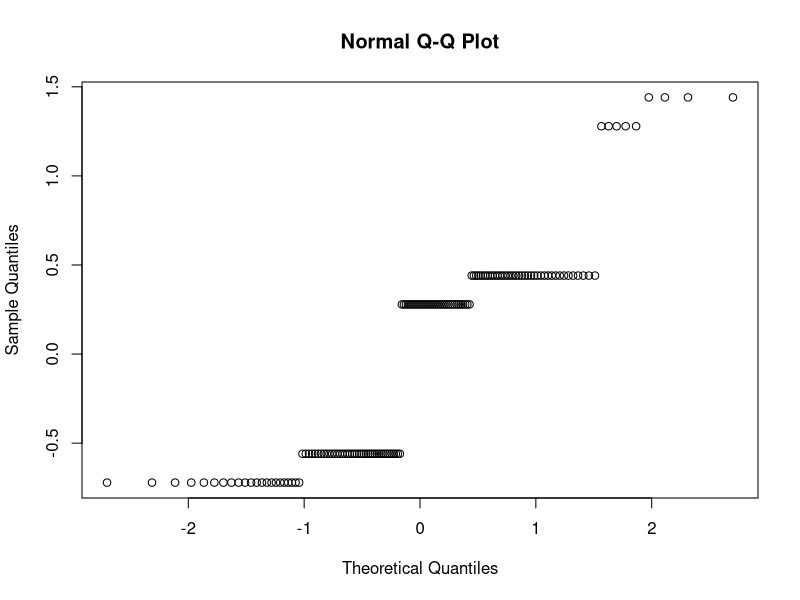
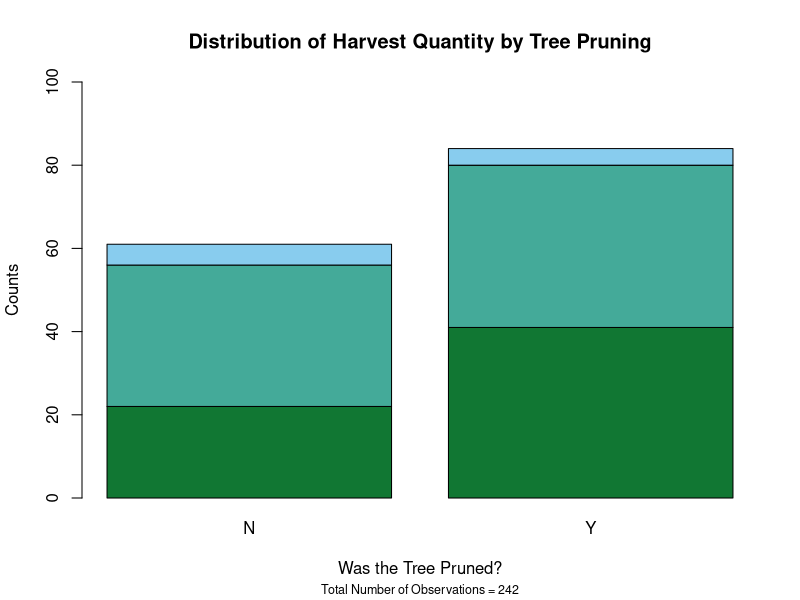

Generate these figures, in order, with R:
## ---- chunk 1
knitr::opts_chunk$set(echo = TRUE)

#Read in libraries
library(ggplot2)
library(RColorBrewer)
library(plyr)

## Read in data set
apples <- read.csv(file="appleHarvest.csv")
apples$elevation <- NULL
apples$city

## Change categorical variables to numeric variables
apples$harvest <- revalue(apples$harvest, c("Minimal"="1", "Normal"="2", "Above average"="3"))
apples$harvest <- as.numeric(apples$harvest)


## Change Yes and No to single letters
apples$pruned <- revalue(apples$pruned, c("Yes"="Y", "No"="N"))
apples$pruned <- as.factor(apples$pruned)



apples$harvest
summary(apples$harvest)

## ---- chunk 2
## one-sample t-test 


## ---- chunk 3
## Creating a linear model to try and determine whether pruning impacts apple harvest abundance
apple_lm <- lm(harvest ~ pruned, data = apples)
resids <- apple_lm$residuals
qqnorm(resids)


## ---- chunk 4
counts <- table(apples$harvest, apples$pruned)

barplot(counts, main = "Distribution of Harvest Quantity by Tree Pruning", 
        cex.sub = 0.75, sub = "Total Number of Observations = 242",xlab = "Was the Tree Pruned?", 
        ylab = "Counts", ylim = c(0,100),col = c("#117733", "#44AA99", "#88CCEE"))
